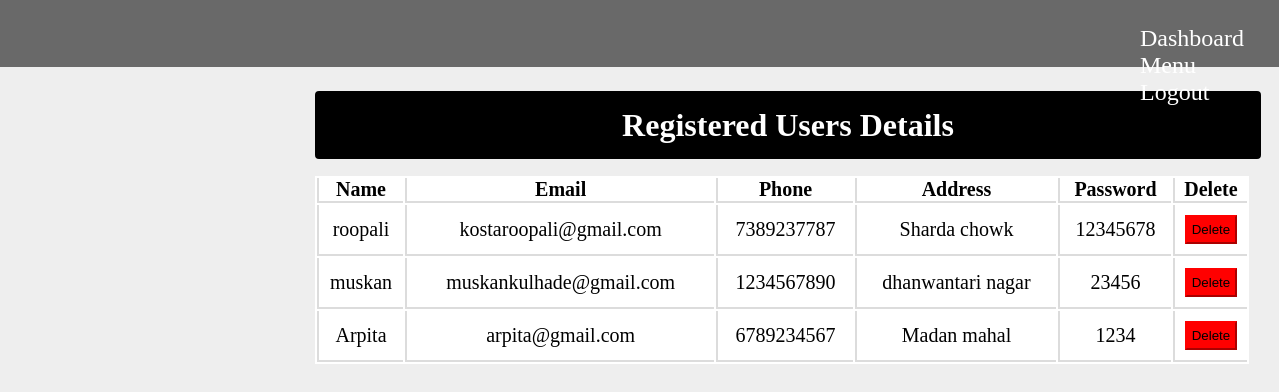
Screenshot of /admin/view-register-users.php (signed in) with the database file from the repository.
### tables this page shows
CREATE TABLE `customer_information` (
  `customer_id` int(30) NOT NULL,
  `customer_name` varchar(30) NOT NULL,
  `customer_email` varchar(30) NOT NULL,
  `phone` varchar(11) NOT NULL,
  `customer_address` varchar(30) NOT NULL,
  `password` int(10) NOT NULL
);

### admin/view-register-users.php (the view, shortened to what this page needs)
<?php
include("admin_page.php");
?>
<!DOCTYPE html>
<html lang="en">
<head>
    <link rel="stylesheet" href="dashboard.css">
    <link rel="stylesheet" href="view-register-users.css">
</head>
<body>
    <div class="container">
        <div class="row">
            <h1>Registered Users Details</h1>
        </div>
        <div class="tab">
            <table>
                <thead>
                    <tr>
                        <th>Name</th>
                        <th>Email</th>
                        <th>Phone</th>
                        <th>Address</th>
                        <th>Password</th>
                        <th>Delete</th>
                    </tr>
                </thead>
                <tbody>
                    <?php
                    $query = "SELECT * FROM customer_information";
                    $query_run = mysqli_query($conn, $query);
                    if (mysqli_num_rows($query_run) > 0) {
                        foreach ($query_run as $row) {
                    ?>
                            <tr>
                                <td><?= $row['customer_name']; ?></td>
                                <td><?= $row['customer_email']; ?></td>
                                <td><?= $row['phone']; ?></td>
                                <td><?= $row['customer_address']; ?></td>
                                <td><?= $row['password']; ?></td>
                                <td>
                                    <form action="code-delete-users.php" method="POST">
                                    <button type="submit" name="user_delete" value="<?=$row['customer_id'];?>" class="btn">Delete
                                    </button>
                                    </form>
                                </td>
                            </tr>
                        <?php
                        }
                    } else {
                        ?>
                        <tr>
                            <td colspan="7">No Record Found</td>
                        </tr>
                    <?php
                    }
                    ?>
                </tbody>
            </table>
        </div>
    </div>
</body>
</html>

### admin/admin_page.css (style rules this page uses)
* { margin: 0; padding: 0; }
body { background-color: #eeeeee; }

### admin/dashboard.css (style rules this page uses)
* { margin: 0; padding: 0; }
body { background-color: #eeeeee; }
.container { height: 530px; }

### admin/view-register-users.css (style rules this page uses)
.row { border: 2px solid black; background-color: black; color: white; text-align: center; margin-top: 24px; width: 934px; margin-left: 315px; height: 56px; border-radius: 4px; padding: 4px; }
.row h1 { padding: 10px; }
table { color: black; text-align: center; margin-top: 17px; width: 934px; margin-left: 315px; height: 56px; font-size: 20px; background-color: white; }
table th { border-top: none; border-left: 2px solid gainsboro; border-bottom: 2px solid gainsboro; }
td { border-left: 2px solid gainsboro; border-top: none; border-bottom: 2px solid gainsboro; padding: 10px 0px 10px 0px; text-align: center; }
.btn { padding: 5px; border-color: red; }
button { background-color: red; }

### rows the page displays
customer_information: customer_name "roopali", customer_email "kostaroopali@gmail.com", phone "7389237787", customer_address "Sharda chowk", password "12345678", $row['customer_id'] 1 (drawn)
customer_information: customer_name "muskan", customer_email "muskankulhade@gmail.com", phone "1234567890", customer_address "dhanwantari nagar", password "23456", $row['customer_id'] 3 (drawn)
customer_information: customer_name "Arpita", customer_email "arpita@gmail.com", phone "6789234567", customer_address "Madan mahal", password "1234", $row['customer_id'] 32 (drawn)
